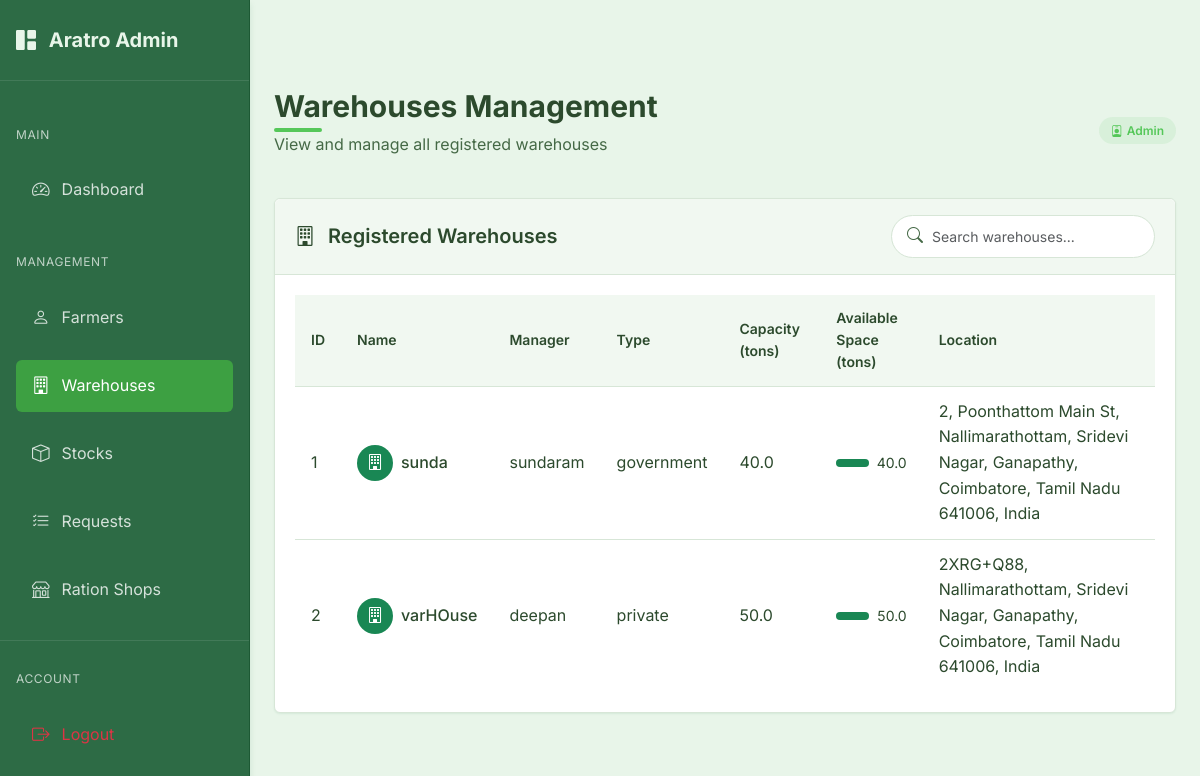
Screenshot of /admin/warehouses (signed in) with the database file from the repository.
### models.py (models this page shows)
class Warehouse(db.Model):
    id = db.Column(db.Integer, primary_key=True, autoincrement=True)
    user_id = db.Column(db.Integer, db.ForeignKey('user.id'), nullable=False)
    manager_name = db.Column(db.String(100), nullable=False)
    name = db.Column(db.String(100), nullable=False)
    location = db.Column(db.String(200))
    latitude = db.Column(db.Float)
    longitude = db.Column(db.Float)
    phone_number = db.Column(db.String(20))
    warehouse_type = db.Column(db.String(20))  # 'private' or 'government'
    capacity = db.Column(db.Float)  # in tons
    available_space = db.Column(db.Float)  # in tons
    stocks = db.relationship('Stock', backref='warehouse', lazy=True)

### routes.py (the view)
@admin.route('/warehouses')
@admin_required
def warehouses():
    warehouses = Warehouse.query.all()
    return render_template('admin/warehouses.html', warehouses=warehouses)

### app.py (called while the page is built)
@login_manager.user_loader
def load_user(user_id):
    try:
        if user_id.startswith('admin_'):
            admin_id = int(user_id.split('_')[1])
            return Admin.query.get(admin_id)
        else:
            return User.query.get(int(user_id))
    except Exception as e:
        print(f"Error loading user: {e}")
        return None

@app.before_request
def before_request():
    session.permanent = True  # Use permanent session with lifetime set above

### models.py (called while the page is built)
    def get_id(self):
        return f"admin_{self.id}"

    def __repr__(self):
        return f'<Admin {self.email}>'

### routes.py (called while the page is built)
@admin.context_processor
def inject_admin_data():
    admin_data = {'current_user': current_user}
    if current_user.is_authenticated:
        admin_user = Admin.query.get(current_user.id)
        if admin_user:
            admin_data['admin_user'] = admin_user
    return admin_data

### templates/admin/warehouses.html (shortened to what this page needs)
{% extends "admin/base_admin.html" %}
{% block admin_content %}
<div class="page-header d-flex justify-content-between align-items-center">
    <div>
        <h1 class="page-title">Warehouses Management</h1>
        <p class="page-subtitle">View and manage all registered warehouses</p>
    </div>
    <div>
        <span class="admin-badge admin-badge-primary">
            <i class="bi bi-person-badge me-1"></i>
            Admin
        </span>
    </div>
</div>
<div class="admin-card">
    <div class="admin-card-header">
        <h5 class="admin-card-title">
            <i class="bi bi-building me-2"></i>
            Registered Warehouses
        </h5>
        <div class="search-input">
            <i class="bi bi-search"></i>
            <input type="text" id="warehouseSearch" class="form-control form-control-sm" placeholder="Search warehouses...">
        </div>
    </div>
    <div class="admin-card-body">
        <div class="table-responsive">
            <table class="admin-table" id="warehousesTable">
                <thead>
                    <tr>
                        <th>ID</th>
                        <th>Name</th>
                        <th>Manager</th>
                        <th>Type</th>
                        <th>Capacity (tons)</th>
                        <th>Available Space (tons)</th>
                        <th>Location</th>
                    </tr>
                </thead>
                <tbody>
                    {% if warehouses %}
                        {% for warehouse in warehouses %}
                            <tr>
                                <td>{{ warehouse.id }}</td>
                                <td>
                                    <div class="d-flex align-items-center">
                                        <div class="avatar-circle bg-success text-white d-flex align-items-center justify-content-center me-2" style="width: 36px; height: 36px; border-radius: 50%;">
                                            <i class="bi bi-building"></i>
                                        </div>
                                        <div>
                                            <span class="fw-medium">{{ warehouse.name }}</span>
                                        </div>
                                    </div>
                                </td>
                                <td>{{ warehouse.manager_name }}</td>
                                <td>{{ warehouse.warehouse_type }}</td>
                                <td>{{ warehouse.capacity }}</td>
                                <td>
                                    {% set percentage = (warehouse.available_space / warehouse.capacity * 100) | int %}
                                    <div class="d-flex align-items-center">
                                        <div class="progress flex-grow-1 me-2" style="height: 8px;">
                                            <div class="progress-bar bg-success" role="progressbar" style="width: {{ percentage }}%;" aria-valuenow="{{ percentage }}" aria-valuemin="0" aria-valuemax="100"></div>
                                        </div>
                                        <span class="small">{{ warehouse.available_space }}</span>
                                    </div>
                                </td>
                                <td>{{ warehouse.location }}</td>
                            </tr>
                        {% endfor %}
                    {% endif %}
                </tbody>
            </table>
        </div>
    </div>
</div>
{% endblock %}

### static/css/style.css (style rules this page uses)
:root { --primary-color: #55c759; --primary-dark: #3da042; --primary-light: #7ed681; --secondary-color: #358856; --secondary-dark: #246b3d; --secondary-light: #4a9d6a; --accent-1: #92d275; --accent-2: #6ab04c; --accent-3: #437c2d; --background-color: #e8f5e9; --surface-color: #f1f8f1; --surface-hover: #e1efe1; --text-primary: #2c4a2d; --text-secondary: #456946; --text-light: #588559; --success-color: #55c759; --error-color: #e57373; --error-color-rgb: 229, 115, 115; --warning-color: #ffd54f; --info-color: #4db6ac; --border-color: #d7e6d7; --border-radius: 0.375rem; --shadow-sm: 0 1px 2px rgba(53, 136, 86, 0.1); --shadow-md: 0 4px 6px rgba(53, 136, 86, 0.15); --shadow-lg: 0 10px 15px rgba(53, 136, 86, 0.2); --spacing-xs: 0.25rem; --spacing-sm: 0.5rem; --spacing-md: 1rem; --spacing-lg: 1.5rem; --spacing-xl: 2rem; --font-family: 'Inter', system-ui, -apple-system, BlinkMacSystemFont, 'Segoe UI', Roboto, Oxygen, Ubuntu, Cantarell, 'Open Sans', 'Helvetica Neue', sans-serif; }
* { margin: 0; padding: 0; box-sizing: border-box; }
body { font-family: var(--font-family); background-color: var(--background-color); color: var(--text-primary); line-height: 1.6; padding-top: 4rem; min-height: 100vh; }
h1, h2, h3, h4, h5, h6 { margin-bottom: var(--spacing-md); color: var(--text-primary); font-weight: 600; }
h1 { font-size: 1.875rem; position: relative; display: inline-block; margin-bottom: 1.5rem; }
h1::after { content: ''; position: absolute; bottom: -0.5rem; left: 0; width: 3rem; height: 0.25rem; background: var(--primary-color); border-radius: 0.125rem; }
.form-control { width: 100%; padding: 0.625rem 0.75rem; border: 1px solid var(--border-color); border-radius: var(--border-radius); font-family: var(--font-family); font-size: 0.95rem; transition: border-color 0.2s, box-shadow 0.2s; background-color: var(--surface-color); }

### templates/admin/base_admin.html (style rules this page uses)
:root { --primary-color: #55c759; --primary-dark: #3da042; --primary-light: #7ed681; --secondary-color: #358856; --secondary-dark: #246b3d; --secondary-light: #4a9d6a; --accent-1: #92d275; --accent-2: #6ab04c; --accent-3: #437c2d; --background-color: #e8f5e9; --surface-color: #f1f8f1; --surface-hover: #e1efe1; --text-primary: #2c4a2d; --text-secondary: #456946; --text-light: #588559; --success-color: #55c759; --error-color: #e57373; --warning-color: #ffd54f; --info-color: #4db6ac; --border-color: #d7e6d7; --border-radius: 0.375rem; --shadow-sm: 0 1px 2px rgba(53, 136, 86, 0.1); --shadow-md: 0 4px 6px rgba(53, 136, 86, 0.15); --shadow-lg: 0 10px 15px rgba(53, 136, 86, 0.2); }
body { font-family: 'Inter', sans-serif; background-color: var(--background-color); color: var(--text-primary); }
.page-header { margin-bottom: 1.5rem; }
.page-title { font-weight: 700; color: var(--text-primary); margin-bottom: 0.5rem; }
.page-subtitle { color: var(--text-secondary); font-weight: 400; }
.admin-card { background-color: white; border-radius: var(--border-radius); box-shadow: var(--shadow-sm); border: 1px solid var(--border-color); margin-bottom: 1.5rem; transition: all 0.2s; }
.admin-card-header { padding: 1rem 1.25rem; border-bottom: 1px solid var(--border-color); background-color: var(--surface-color); border-radius: var(--border-radius) var(--border-radius) 0 0; display: flex; align-items: center; justify-content: space-between; }
.admin-card-title { font-weight: 600; margin-bottom: 0; color: var(--text-primary); }
.admin-card-body { padding: 1.25rem; }
.admin-table { width: 100%; border-collapse: separate; border-spacing: 0; }
.admin-table th { background-color: var(--surface-color); font-weight: 600; text-align: left; padding: 0.75rem 1rem; border-bottom: 1px solid var(--border-color); color: var(--text-primary); font-size: 0.875rem; }
.admin-table td { padding: 0.75rem 1rem; border-bottom: 1px solid var(--border-color); vertical-align: middle; }
.admin-table tr:last-child td { border-bottom: none; }
.admin-badge { display: inline-flex; align-items: center; padding: 0.25rem 0.75rem; font-size: 0.75rem; font-weight: 600; border-radius: 9999px; }
.admin-badge-primary { background-color: rgba(85, 199, 89, 0.1); color: var(--primary-color); }
.search-input { position: relative; }
.search-input input { padding-left: 2.5rem; border-radius: 9999px; border: 1px solid var(--border-color); background-color: white; font-size: 0.875rem; }
.search-input i { position: absolute; left: 1rem; top: 50%; transform: translateY(-50%); color: var(--text-secondary); }

### rows the page displays
Warehouse: id "1", name "sunda", manager_name "sundaram", warehouse_type "government", capacity "40.0", {{ percentage }} 100 (drawn), available_space "40.0", location "2, Poonthattom Main St, Nallimarathottam, Sridevi Nagar, Ganapathy, Coimbatore, Tamil Nadu 641006, India"
Warehouse: id "2", name "varHOuse", manager_name "deepan", warehouse_type "private", capacity "50.0", {{ percentage }} 100 (drawn), available_space "50.0", location "2XRG+Q88, Nallimarathottam, Sridevi Nagar, Ganapathy, Coimbatore, Tamil Nadu 641006, India"
